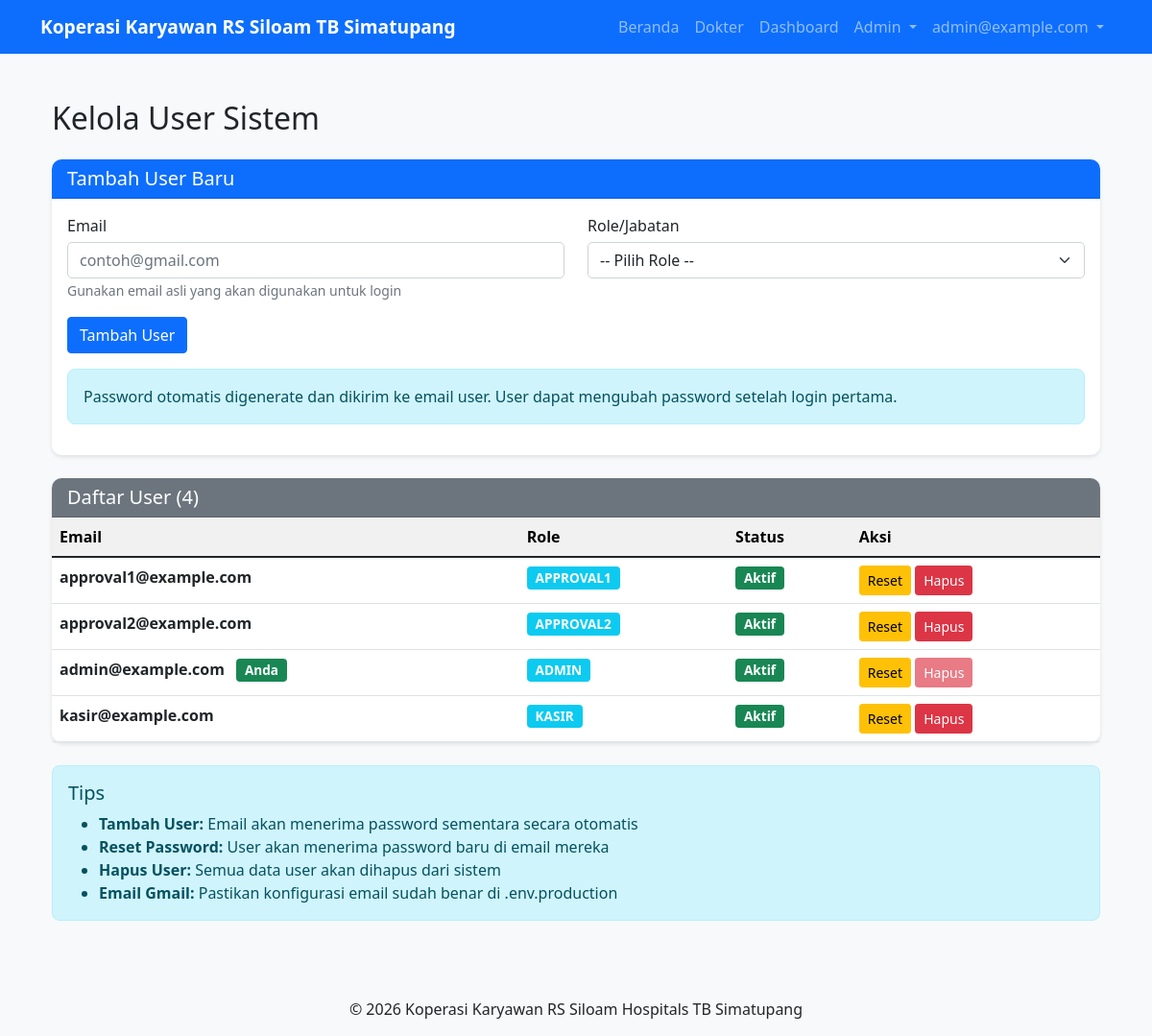
The app's page /admin/users (signed in) with its own data.
### koperasi apps/models.py (models this page shows, shortened)
class User(UserMixin, db.Model):
    id = db.Column(db.Integer, primary_key=True)
    email = db.Column(db.String(120), unique=True, nullable=False)
    password_hash = db.Column(db.String(256))
    role = db.Column(db.String(20), default='user')  # user, approval1, approval2, admin
    is_active = db.Column(db.Boolean, default=True)
    created_at = db.Column(db.DateTime, default=datetime.utcnow)

### koperasi apps/app.py (the view, shortened to what this page needs)
@app.route('/admin/users', methods=['GET', 'POST'])
@login_required
def admin_users():
    if current_user.role != 'admin':
        flash('Anda tidak memiliki akses', 'danger')
        return redirect(url_for('dashboard'))
    users = User.query.all()
    role_options = ['user', 'HC', 'KaKop', 'admin', 'kasir']
    return render_template('admin_users.html', users=users, role_options=role_options, current_user_id=current_user.id)

### koperasi apps/app.py (called while the page is built)
@login_manager.user_loader
def load_user(user_id):
    return User.query.get(int(user_id))

### templates/admin_users.html (shortened to what this page needs)
{% extends "base.html" %}
{% block content %}
<div class="container mt-5">
    <div class="row">
        <div class="col-md-12">
            <h2 class="mb-4">
                 Kelola User Sistem
            </h2>
            <div class="card mb-4">
                <div class="card-header bg-primary text-white">
                    <h5 class="mb-0">
                         Tambah User Baru
                    </h5>
                </div>
                <div class="card-body">
                    <form method="POST" action="{{ url_for('admin_users') }}">
                        <div class="row">
                            <div class="col-md-6">
                                <div class="mb-3">
                                    <label for="email" class="form-label">Email</label>
                                    <input type="email" class="form-control" id="email" name="email"
                                           placeholder="contoh@gmail.com" required>
                                    <small class="text-muted">Gunakan email asli yang akan digunakan untuk login</small>
                                </div>
                            </div>
                            <div class="col-md-6">
                                <div class="mb-3">
                                    <label for="role" class="form-label">Role/Jabatan</label>
                                    <select class="form-select" id="role" name="role" required>
                                        <option value="">-- Pilih Role --</option>
                                    </select>
                                </div>
                            </div>
                        </div>
                        <div class="mb-3">
                            <button type="submit" class="btn btn-primary" name="action" value="add">
                                 Tambah User
                            </button>
                        </div>
                        <div class="alert alert-info" role="alert">
                            Password otomatis digenerate dan dikirim ke email user.
                            User dapat mengubah password setelah login pertama.
                        </div>
                    </form>
                </div>
            </div>
            <div class="card">
                <div class="card-header bg-secondary text-white">
                    <h5 class="mb-0">
                         Daftar User ({{ users|length }})
                    </h5>
                </div>
                <div class="table-responsive">
                    <table class="table table-hover mb-0">
                        <thead class="table-light">
                            <tr>
                                <th>Email</th>
                                <th>Role</th>
                                <th>Status</th>
                                <th>Aksi</th>
                            </tr>
                        </thead>
                        <tbody>
                            {% if users %}
                                {% for user in users %}
                                    <tr>
                                        <td>
                                            <strong>{{ user.email }}</strong>
                                            {% if user.id == current_user_id %}
                                                <span class="badge bg-success ms-2">Anda</span>
                                            {% endif %}
                                        </td>
                                        <td>
                                            <span class="badge bg-info">{{ user.role|upper }}</span>
                                        </td>
                                        <td>
                                            {% if user.is_active %}
                                                <span class="badge bg-success">Aktif</span>
                                            {% else %}
                                                <span class="badge bg-secondary">Nonaktif</span>
                                            {% endif %}
                                        </td>
                                        <td>
                                            <form method="POST" class="d-inline" style="display:inline;">
                                                <button type="submit" class="btn btn-sm btn-warning"
                                                        name="action" value="reset_password"
                                                        onclick="return confirm('Reset password user {{ user.email }}?')"
                                                        title="Reset Password">
                                                     Reset
                                                </button>
                                                {% if user.id != current_user_id %}
                                                    <button type="submit" class="btn btn-sm btn-danger"
                                                            name="action" value="delete"
                                                            onclick="return confirm('Hapus user {{ user.email }}? Aksi ini tidak dapat dibatalkan.')"
                                                            title="Hapus User">
                                                         Hapus
                                                    </button>
                                                {% else %}
                                                    <button type="button" class="btn btn-sm btn-danger" disabled>
                                                         Hapus
                                                    </button>
                                                {% endif %}
                                            </form>
                                        </td>
                                    </tr>
                                {% endfor %}
                            {% else %}
                                <tr>
                                    <td colspan="4" class="text-center text-muted py-4">
                                        Tidak ada user terdaftar
                                    </td>
                                </tr>
                            {% endif %}
                        </tbody>
                    </table>
                </div>
            </div>
            <div class="alert alert-info mt-4" role="alert">
                <h5 class="alert-heading">
                     Tips
                </h5>
                <ul class="mb-0">
                    <li><strong>Tambah User:</strong> Email akan menerima password sementara secara otomatis</li>
                    <li><strong>Reset Password:</strong> User akan menerima password baru di email mereka</li>
                    <li><strong>Hapus User:</strong> Semua data user akan dihapus dari sistem</li>
                    <li><strong>Email Gmail:</strong> Pastikan konfigurasi email sudah benar di .env.production</li>
                </ul>
            </div>
        </div>
    </div>
</div>
{% endblock %}

### templates/base.html (shortened to what this page needs)
<!DOCTYPE html>
<html lang="id">
<head>
    <link href="https://cdn.jsdelivr.net/npm/bootstrap@5.1.3/dist/css/bootstrap.min.css" rel="stylesheet">
    <link rel="stylesheet" href="{{ url_for('static', filename='css/style.css') }}">
</head>
<body>
    <nav class="navbar navbar-expand-lg navbar-dark bg-primary">
        <div class="container">
            <a class="navbar-brand" href="{{ url_for('index') }}">
                Koperasi Karyawan RS Siloam TB Simatupang
            </a>
            <div class="collapse navbar-collapse" id="navbarNav">
                <ul class="navbar-nav ms-auto">
                    <li class="nav-item">
                        <a class="nav-link" href="{{ url_for('index') }}">Beranda</a>
                    </li>
                    <li class="nav-item">
                        <a class="nav-link" href="{{ url_for('dokter_list') }}">Dokter</a>
                    </li>
                    {% if current_user.is_authenticated %}
                        <li class="nav-item">
                            <a class="nav-link" href="{{ url_for('dashboard') }}">Dashboard</a>
                        </li>
                        {% if current_user.role == 'kasir' %}
                        <li class="nav-item">
                            <a class="nav-link" href="{{ url_for('kasir_dokter') }}">Potong Kupon</a>
                        </li>
                        <li class="nav-item">
                            <a class="nav-link" href="{{ url_for('kasir_riwayat') }}">Riwayat</a>
                        </li>
                        {% elif current_user.role == 'admin' %}
                        <li class="nav-item dropdown">
                            <a class="nav-link dropdown-toggle" href="#" id="adminMenu" role="button" data-bs-toggle="dropdown">
                                Admin
                            </a>
                        </li>
                        {% elif current_user.role in ['approval1', 'approval2'] %}
                        <li class="nav-item">
                            <a class="nav-link" href="{{ url_for('report') }}">Laporan</a>
                        </li>
                        {% endif %}
                        <li class="nav-item dropdown">
                            <a class="nav-link dropdown-toggle" href="#" id="userMenu" role="button" data-bs-toggle="dropdown">
                                {{ current_user.email }}
                            </a>
                        </li>
                    {% else %}
                        <li class="nav-item">
                            <a class="nav-link" href="{{ url_for('login') }}">Login</a>
                        </li>
                    {% endif %}
                </ul>
            </div>
        </div>
    </nav>
    <div class="container mt-4">
        {% block content %}{% endblock %}
    </div>
    <footer class="mt-5 py-3 bg-light">
        <div class="container text-center">
            <p class="mb-0">&copy; 2026 Koperasi Karyawan RS Siloam Hospitals TB Simatupang</p>
        </div>
    </footer>
</body>
</html>

### static/style.css (style rules this page uses)
body { background-color: #f8f9fa; font-family: 'Segoe UI', Tahoma, Geneva, Verdana, sans-serif; }
.navbar-brand { font-weight: bold; font-size: 1.2rem; }
.card { border: none; border-radius: 10px; }
.card-header { border-radius: 10px 10px 0 0 !important; }
.table th { background-color: #f1f1f1; font-weight: 600; }
.btn-primary { background-color: #0d6efd; border-color: #0d6efd; }
.badge { font-size: 0.85em; }
.form-label { font-weight: 500; margin-bottom: 0.3rem; }
.form-control, .form-select { border-radius: 5px; }
.alert { border-radius: 8px; }

### templates/admin_users.html (style rules this page uses)
.card { box-shadow: 0 2px 4px rgba(0,0,0,0.1); }
.btn { transition: all 0.3s ease; }

### records on screen
User: email "admin@example.com", shows "Anda", role "ADMIN", is_active "Aktif", shows "Hapus"
User: email "approval1@example.com", role "APPROVAL1", is_active "Aktif"
User: email "approval2@example.com", role "APPROVAL2", is_active "Aktif"
User: email "kasir@example.com", role "KASIR", is_active "Aktif"

### other values on screen
{{ users|length }} "4"
